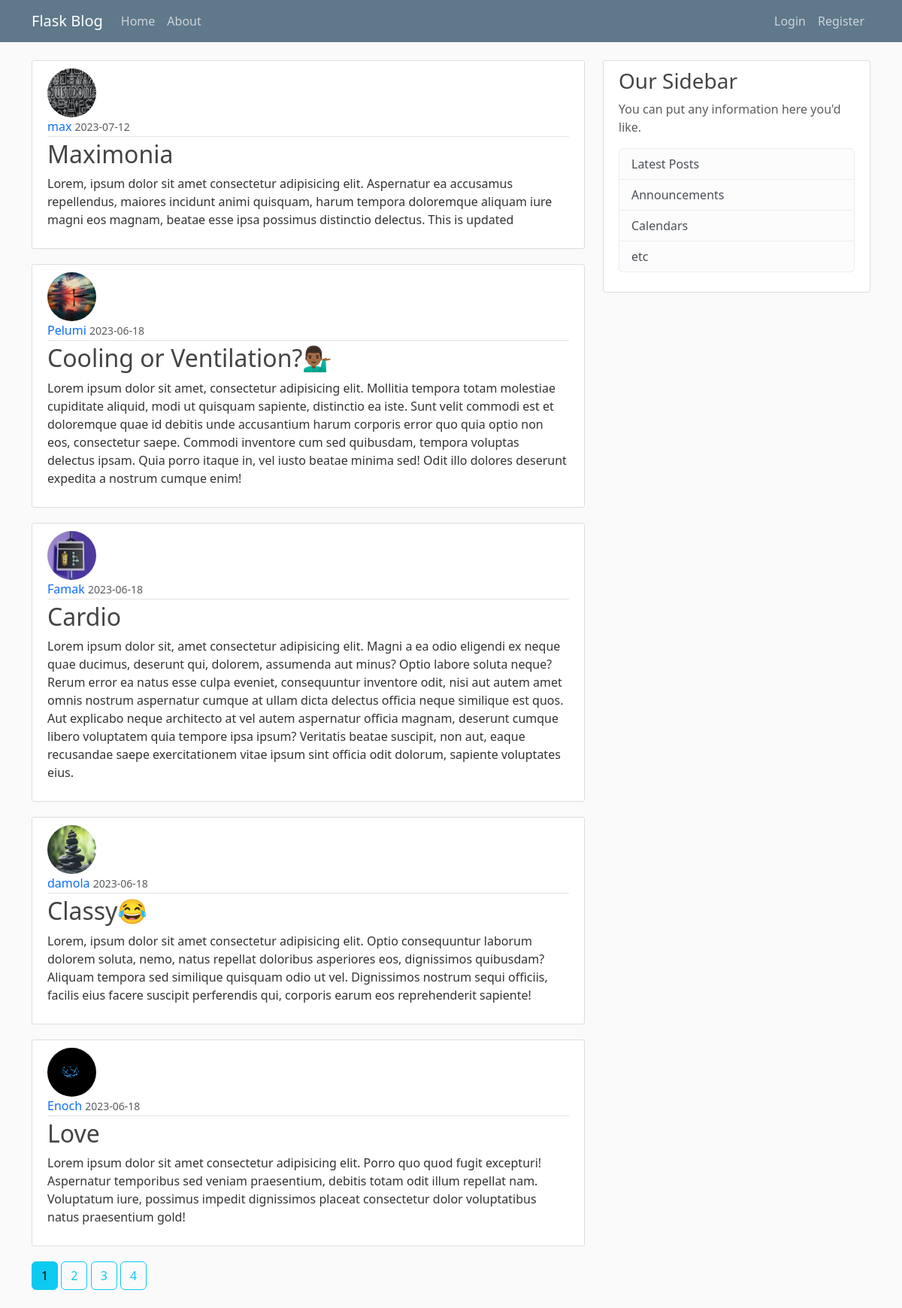
The page /home on the database its author committed.
### flask_blog/models.py (models this page shows, shortened)
class Post(db.Model): # This will hold our post
    id = db.Column(db.Integer, primary_key=True)
    title = db.Column(db.String(100), nullable=False) # Title length will max out at 100characters
    date_posted = db.Column(db.DateTime, nullable=False, default=datetime.utcnow) # data posted will have a 'column type' of datatime, it must not be empty, then the default will be set with the datetime.utcnow function without the brakets'()' because we are not calling it now, its just a argument. 'utc' is the most accurate time to use in a db
    content = db.Column(db.Text, nullable=False) # The type of this column is a txt, it must not be empty
    user_id = db.Column(db.Integer, db.ForeignKey('user.id'), nullable=False)

class User(db.Model, UserMixin): # This is a table called 'User', then we create coloumns within it
    id = db.Column(db.Integer, primary_key=True)
    username = db.Column(db.String(20), unique=True, nullable=False) # Username must not be longer that 20characters, it has to be unique, it cannot be 'null' meaning it must not be empty
    email = db.Column(db.String(120), unique=True, nullable=False) # Email must not be longer that 120characters, it has to be unique, it cannot be 'null' meaning it must not be empty
    image_file = db.Column(db.String(20), nullable=False, default='default.jpg') # This is the user profile picture. It is going to be stored as an harsh, and the harsh will be 20characters long. It must not be empty, Default profile picture that every user starts out with must be default
    password = db.Column(db.String(60), nullable=False) # The password will be stored has an harsh, the harsh will be 60characters long
    post = db.relationship('Post', backref='author', lazy=True) # This is to say the 'post' attribute has a relationship with the 'Post' module. The 'backref' is similar to adding another column to the Post module. What the backref allows us to do is When we have a post we can simply use the "author" attribute to get the user who created the post

### flask_blog/main/routes.py (the view)
@main.route("/")
@main.route("/home")
def home():
    page = request.args.get('page', 1, type=int)
    posts = Post.query.order_by(Post.date_posted.desc()).paginate(page=page, per_page=5)
    return render_template('home.html', posts=posts)

### flask_blog/templates/home.html
{% extends "layout.html" %} {% block content %} {% for post in posts.items %}
<article class="media content-section">
  <img
    class="rounded-circle article-img"
    src="{{url_for('static', filename='profile_pics/' + post.author.image_file)}}"
    alt=""
  />
  <div class="media-body">
    <div class="article-metadata">
      <a
        class="mr-2"
        href="{{url_for('users.user_posts', username=post.author.username)}}"
        >{{ post.author.username }}</a
      >
      <small class="text-muted"
        >{{ post.date_posted.strftime('%Y-%m-%d') }}</small
      >
    </div>
    <h2>
      <a
        class="article-title"
        href="{{ url_for('posts.post', post_id=post.id) }}"
        >{{ post.title }}</a
      >
    </h2>
    <p class="article-content">{{ post.content }}</p>
  </div>
</article>
{% endfor %} {% for page_num in posts.iter_pages(left_edge=1, right_edge=1,
left_current=1, right_current=2) %} {%if page_num%} {%if posts.page ==
page_num%}
<a href="{{url_for('main.home', page=page_num)}}" class="btn-info btn mb-4"
  >{{page_num}}</a
>
{%else%}
<a
  href="{{url_for('main.home', page=page_num)}}"
  class="btn-outline-info btn mb-4"
  >{{page_num}}</a
>
{%endif%} {%else%} ... {%endif%} {%endfor%} {% endblock content %}

### flask_blog/static/main.css (style rules this page uses)
*, *::before, *::after { padding: none; margin: none; box-sizing: border-box; text-decoration: none; list-style: none; }
body { background: #fafafa; color: #333333; margin-top: 5rem; }
h1, h2, h3, h4, h5, h6 { color: #444444; }
.content-section { background: #ffffff; padding: 10px 20px; border: 1px solid #dddddd; border-radius: 3px; margin-bottom: 20px; }
.mr-2 { text-decoration: none; }
.article-title { text-decoration: none; color: #444444; }
.article-content { white-space: pre-line; }
.article-img { height: 65px; width: 65px; margin-right: 16px; }
.article-metadata { padding-bottom: 1px; margin-bottom: 4px; border-bottom: 1px solid #e3e3e3 }

### rows shown on the page
Post: image_file (picture), author.username "max", date_posted "2023-07-12", title "Maximonia", content "Lorem, ipsum dolor sit amet consectetur adipisicing elit. Aspernatur ea accusamus repellendus, maiores incidunt animi quisquam, harum tempora doloremque aliquam iure magni eos magnam, beatae esse ipsa possimus distinctio delectus. This is updated"
Post: image_file (picture), author.username "Pelumi", date_posted "2023-06-18", title "Cooling or Ventilation?💁🏾‍♂️", content "Lorem ipsum dolor sit amet, consectetur adipisicing elit. Mollitia tempora totam molestiae cupiditate aliquid, modi ut quisquam sapiente, distinctio ea iste. Sunt velit commodi est et doloremque quae id debitis unde accusantium harum corporis error quo quia optio non eos, consectetur saepe. Commodi inventore cum sed quibusdam, tempora voluptas delectus ipsam. Quia porro itaque in, vel iusto beatae minima sed! Odit illo dolores deserunt expedita a nostrum cumque enim!"
Post: image_file (picture), author.username "Famak", date_posted "2023-06-18", title "Cardio", content "Lorem ipsum dolor sit, amet consectetur adipisicing elit. Magni a ea odio eligendi ex neque quae ducimus, deserunt qui, dolorem, assumenda aut minus? Optio labore soluta neque? Rerum error ea natus esse culpa eveniet, consequuntur inventore odit, nisi aut autem amet omnis nostrum aspernatur cumque at ullam dicta delectus officia neque similique est quos. Aut explicabo neque architecto at vel autem aspernatur officia magnam, deserunt cumque libero voluptatem quia tempore ipsa ipsum? Veritatis beatae suscipit, non aut, eaque recusandae saepe exercitationem vitae ipsum sint officia odit dolorum, sapiente voluptates eius."
Post: image_file (picture), author.username "damola", date_posted "2023-06-18", title "Classy😂", content "Lorem, ipsum dolor sit amet consectetur adipisicing elit. Optio consequuntur laborum dolorem soluta, nemo, natus repellat doloribus asperiores eos, dignissimos quibusdam? Aliquam tempora sed similique quisquam odio ut vel. Dignissimos nostrum sequi officiis, facilis eius facere suscipit perferendis qui, corporis earum eos reprehenderit sapiente!"
Post: image_file (placeholder picture), author.username "Enoch", date_posted "2023-06-18", title "Love", content "Lorem ipsum dolor sit amet consectetur adipisicing elit. Porro quo quod fugit excepturi! Aspernatur temporibus sed veniam praesentium, debitis totam odit illum repellat nam. Voluptatum iure, possimus impedit dignissimos placeat consectetur dolor voluptatibus natus praesentium gold!"

### other values the page prints
{{ page_num }} "1"
{{ page_num }} "2" "3" "4"
